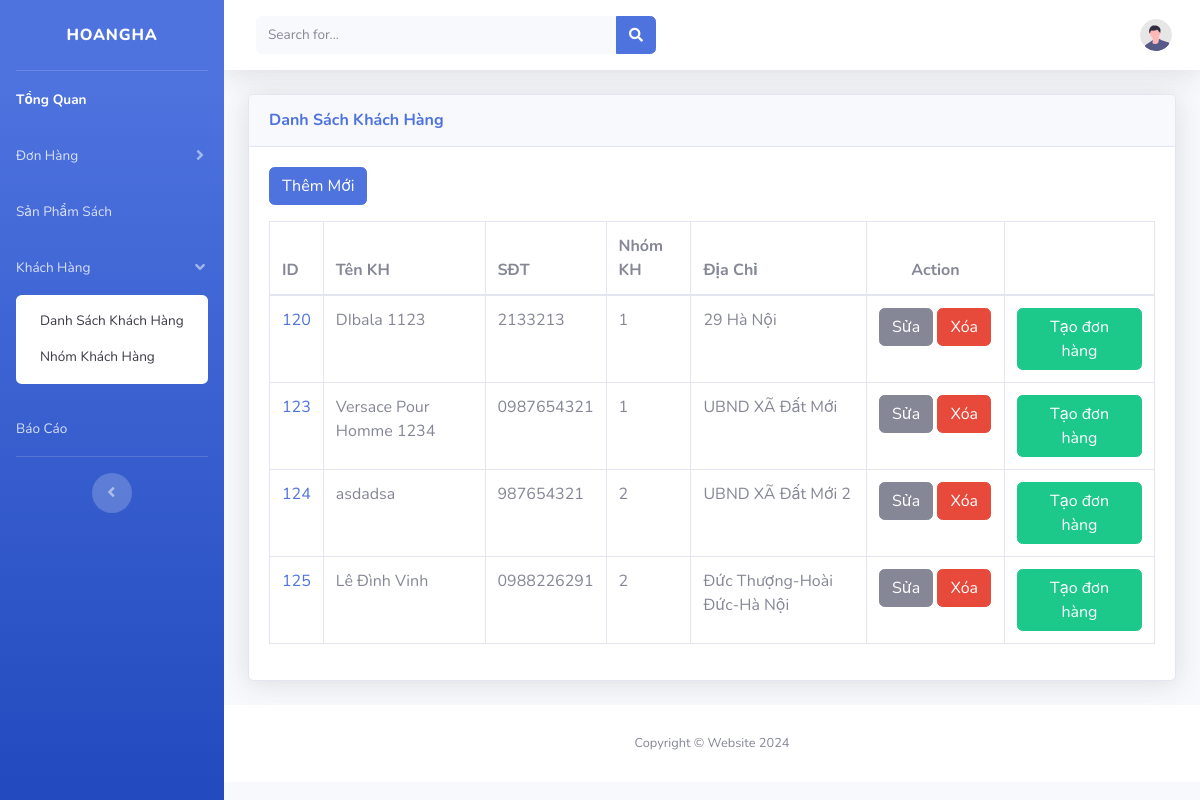
Screenshot of /view/danhsachkhachhang.php (signed in) with the database file from the repository.
### tables this page shows
CREATE TABLE `khachhang` (
  `id` int(255) NOT NULL,
  `name` varchar(255) NOT NULL,
  `sdt` varchar(10) NOT NULL,
  `diachi` varchar(255) NOT NULL,
  `id_nhomkh` int(255) NOT NULL,
  `tinhthanhpho` int(11) DEFAULT NULL,
  `quanhuyen` varchar(255) DEFAULT NULL,
  `phuongxa` varchar(255) DEFAULT NULL
);

### view/danhsachkhachhang.php (the view, shortened to what this page needs)
<?php
include "../model/conn.php";
if (isset($_SESSION['login']['username']) && $_SESSION['login']['username']) {
    ?>
    <!DOCTYPE html>
    <html lang="en">
    <head>
        <link href="../view/vendor/fontawesome-free/css/all.min.css" rel="stylesheet" type="text/css">
        <link href="css/sb-admin-2.min.css" rel="stylesheet">
        <link rel="stylesheet" href="css/index.css">
    </head>
    <body id="page-top">
        <div id="wrapper">
            <ul class="navbar-nav bg-gradient-primary sidebar sidebar-dark accordion" id="accordionSidebar">
                <a class="sidebar-brand d-flex align-items-center justify-content-center"
                    href="http://localhost:8080/doantn/view/index.php">
                    <div class="sidebar-brand-text mx-3">HoangHa</div>
                </a>
                <hr class="sidebar-divider my-0">
                <li class="nav-item active">
                        <a class="nav-link" href="index.php">
                            <span>Tổng Quan</span></a>
                    </li>
                    <li class="nav-item">
                        <a class="nav-link collapsed" href="#" data-toggle="collapse" data-target="#collapsePages"
                            aria-expanded="true" aria-controls="collapsePages">
                            <span>Đơn Hàng</span>
                        </a>
                    </li>
                    <li class="nav-item">
                        <a class="nav-link" href="listsach.php">
                            <span>Sản Phẩm Sách</span></a>
                    </li>
                    <li class="nav-item">
                        <a class="nav-link" href="#" data-toggle="collapse" data-target="#collapse" aria-expanded="true"
                            aria-controls="collapse">
                            <span>Khách Hàng</span>
                        </a>
                        <div id="collapse" class="collapse show" aria-labelledby="headingTwo" data-parent="#accordionSidebar">
                            <div class="bg-white py-2 collapse-inner rounded">
                                <a class="collapse-item" href="danhsachkhachhang.php">Danh Sách Khách Hàng</a>
                                <a class="collapse-item" href="nhomkhachhang.php">Nhóm Khách Hàng</a>
                            </div>
                        </div>
                    </li>
                    <li class="nav-item">
                        <a class="nav-link" href="baocao.php">
                            <span>Báo Cáo</span></a>
                    </li>
                <hr class="sidebar-divider d-none d-md-block">
                <div class="text-center d-none d-md-inline">
                    <button class="rounded-circle border-0" id="sidebarToggle"></button>
                </div>
            </ul>
            <div id="content-wrapper" class="d-flex flex-column">
                <div id="content">
                    <nav class="navbar navbar-expand navbar-light bg-white topbar mb-4 static-top shadow">
                        <form
                            class="d-none d-sm-inline-block form-inline mr-auto ml-md-3 my-2 my-md-0 mw-100 navbar-search">
                            <div class="input-group">
                                <input type="text" class="form-control bg-light border-0 small" placeholder="Search for..."
                                    aria-label="Search" aria-describedby="basic-addon2">
                                <div class="input-group-append">
                                    <button class="btn btn-primary" type="button">
                                        <i class="fas fa-search fa-sm"></i>
                                    </button>
                                </div>
                            </div>
                        </form>
                        <ul class="navbar-nav ml-auto">
                            <li class="nav-item dropdown no-arrow">
                                <a class="nav-link dropdown-toggle" href="#" id="userDropdown" role="button"
                                    data-toggle="dropdown" aria-haspopup="true" aria-expanded="false">
                                    <img class="img-profile rounded-circle" src="img/undraw_profile.svg">
                                </a>
                            </li>
                        </ul>
                    </nav>
                    <div class="container-fluid">
                        <div class="card shadow mb-4">
                            <div class="card-header py-3">
                                <h6 class="m-0 font-weight-bold text-primary">Danh Sách Khách Hàng</h6>
                            </div>
                            <div class="card-body">
                                <div class="form-row">
                                    <div class="form-group col-md-3">
                                        <div>
                                            <button type="button" class="btn btn-primary" data-toggle="modal"
                                                data-target="#form">
                                                Thêm Mới
                                            </button>
                                        </div>
                                    </div>
                                </div>
                                <div class="table-responsive">
                                    <table class="table table-bordered">
                                        <thead>
                                            <tr>
                                                <th>ID</th>
                                                <th>Tên KH</th>
                                                <th>SĐT</th>
                                                <th>Nhóm KH</th>
                                                <th>Địa Chỉ</th>
                                                <th style="width: 138px; text-align: center;">Action</th>
                                                <th style="width: 150px;"></th>
                                            </tr>
                                        </thead>
                                        <tbody>
                                        <?php
                                    $sql = "SELECT * FROM khachhang INNER JOIN nhomkhachhang ON khachhang.id_nhomkh = nhomkhachhang.id GROUP BY khachhang.id";
                                    $result = mysqli_query($conn, $sql);
                                    if (mysqli_num_rows($result) > 0) {
                                        while ($row = mysqli_fetch_array($result)) {
                                    ?>
                                            <tr>
                                                <td><a href="#"><?php echo $row[0]?></a></td>
                                                <td><?php echo $row[1]?></td>
                                                <td><?php echo $row['sdt']?></td>
                                                <td><?php echo $row['id_nhomkh']?></td>
                                                <td><?php echo $row['diachi']?></td>
                                                <td><a href="suakhachhang.php?idkh=<?php echo $row[0]?>" class="btn btn-secondary">Sửa</a>
                                                 <a onclick="return confirm('Xác Nhận Xóa ?')" href="../controller/xoakhachhang.php?idkh=<?php echo $row[0]?>" class="btn btn-danger">Xóa</a></td>
                                                 <td><a href="createdon.php?id=<?php echo $row[0]?>" class="btn btn-success">Tạo đơn hàng</a></td>
                                            </tr>
                                            <?php
                                        }
                                    }
                                            ?>
                                        </tbody>
                                    </table>
                                </div>
                            </div>
                        </div>
                    </div>
                    <footer class="sticky-footer bg-white">
                        <div class="container my-auto">
                            <div class="copyright text-center my-auto">
                                <span>Copyright &copy; Website 2024</span>
                            </div>
                        </div>
                    </footer>
                </div>
            </div>
    </body>
    </html>
    <?php
} else {
    header("location: ../index.php");
}
?>

### rows the page displays
khachhang: id "120", name "DIbala 1123", sdt "2133213", id_nhomkh "1", diachi "29 Hà Nội"
khachhang: id "123", name "Versace Pour Homme 1234", sdt "0987654321", id_nhomkh "1", diachi "UBND XÃ Đất Mới"
khachhang: id "124", name "asdadsa", sdt "987654321", id_nhomkh "2", diachi "UBND XÃ Đất Mới 2"
khachhang: id "125", name "Lê Đình Vinh", sdt "0988226291", id_nhomkh "2", diachi "Đức Thượng-Hoài Đức-Hà Nội"
